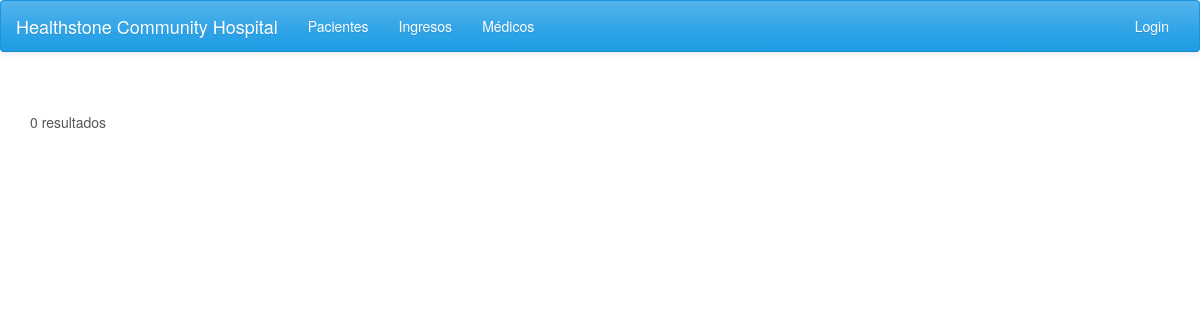
The app's page /paneldecontrol.php, older data.
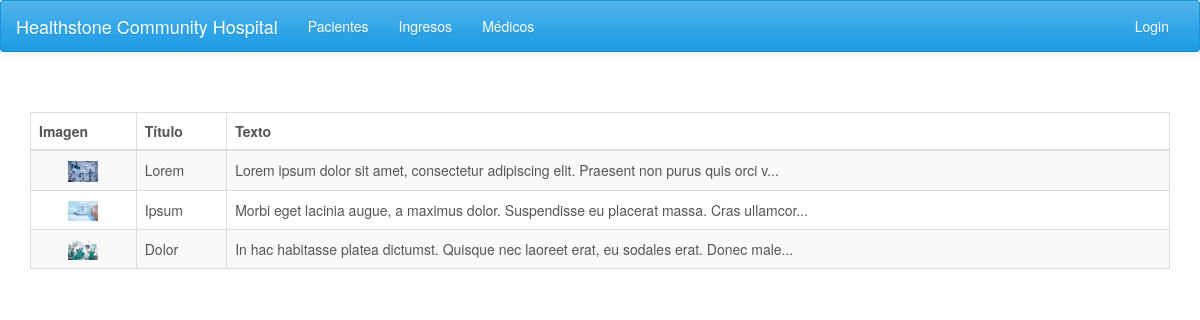
The same page, newer data.
### tables this page shows
CREATE TABLE IF NOT EXISTS `frontpage_cards` (
  `cod_card` int(1) NOT NULL,
  `imagen` varchar(200) DEFAULT NULL,
  `h3` varchar(50) DEFAULT NULL,
  `p` varchar(400) DEFAULT NULL
);

### paneldecontrol.php (the view, shortened to what this page needs)
<?php include 'header.php'; ?>
<div class="container">
  <br><br>
  <div class="row">
    <div class="col-lg-12 col-md-12 col-sm-12 col-sx-12">
      <?php
        require_once 'conexion.php';
        $sql = "SELECT cod_card, imagen, h3, p FROM frontpage_cards;";
        $result = $conexion->query($sql);
        if ($result->num_rows > 0) {
            ?>
            <table class="table table-striped table-hover table-bordered">
              <thead>
                <tr>
                  <th>Imagen</th>
                  <th>Título</th>
                  <th>Texto</th>
                </tr>
              </thead>
              <tbody>
            <?php
             while($row = $result->fetch_assoc()) {
               ?>
                <tr>
                  <td style="vertical-align:middle">
                    <?php
                      if (file_exists($row["imagen"])){
                    ?>
                      <center><img class="portrait" src="<?php echo $row["imagen"] ?>" alt="<?php echo "imagen de " . $row["h3"] ?>"></center>
                    <?php
                      }
                    ?>
                  </td>
                  <td style="vertical-align:middle"><?php echo $row["h3"] ?></td>
                  <td style="vertical-align:middle"><?php echo mb_strimwidth($row["p"], 0, 90, "..."); ?></td>
                </tr>
               <?php
             }
            ?>
              </tbody>
            </table>
            <?php
        } else {
             echo "0 resultados";
        }
      ?>
    </div>
  </div>
</div>
<?php include 'footer.php'; ?>

Row changes from the older to the newer data that the page shows:
added frontpage_cards: imagen (picture), h3 "Lorem", p "Lorem ipsum dolor sit amet, consectetur adipiscing elit. Praesent non purus quis orci v..."
added frontpage_cards: imagen (picture), h3 "Ipsum", p "Morbi eget lacinia augue, a maximus dolor. Suspendisse eu placerat massa. Cras ullamcor..."
added frontpage_cards: imagen (picture), h3 "Dolor", p "In hac habitasse platea dictumst. Quisque nec laoreet erat, eu sodales erat. Donec male..."
Text that changed along with them:
text no longer shown: "0 resultados"
text now shown: "Imagen Título Texto"
